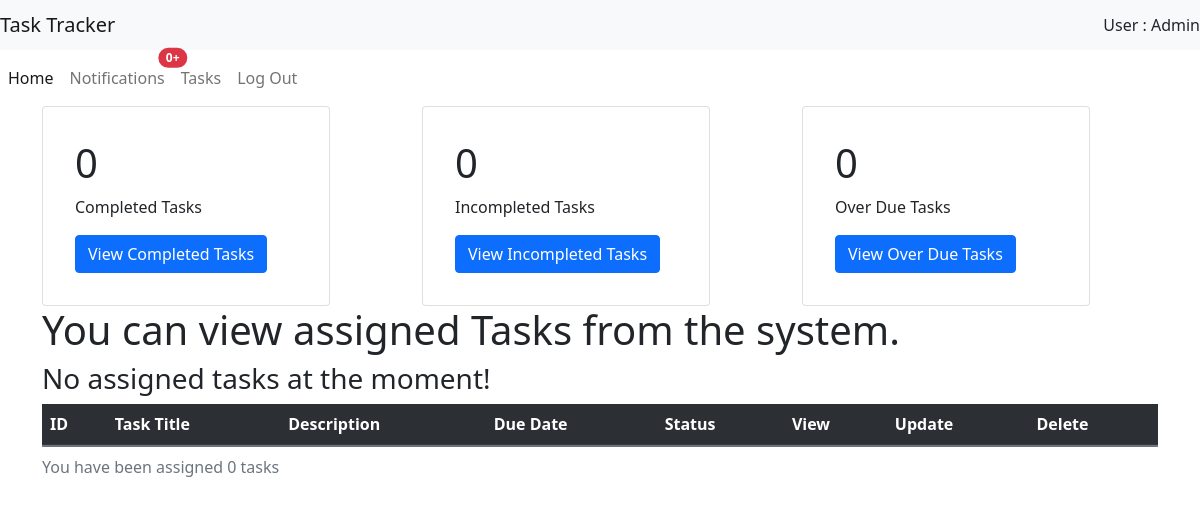
/pages/user/index.php (signed in), run on an earlier commit of the app's database.
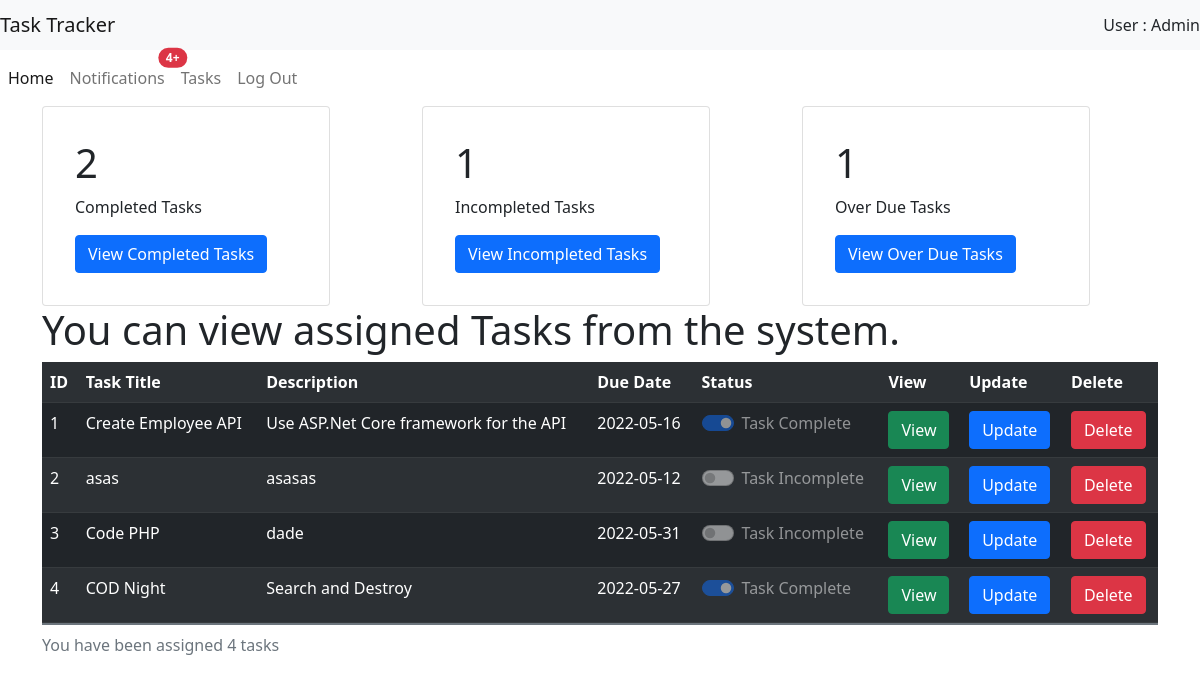
And on a later commit of the database.
### tables this page shows
CREATE TABLE IF NOT EXISTS `task` (
  `id` int(11) NOT NULL AUTO_INCREMENT,
  `uid` int(11) NOT NULL,
  `title` varchar(50) NOT NULL,
  `description` varchar(150) NOT NULL,
  `due_date` date NOT NULL,
  `status` int(2) NOT NULL,
  `notify` int(11) NOT NULL,
  PRIMARY KEY (`id`),
  KEY `uid` (`uid`)
);

### pages/user/index.php (the view, shortened to what this page needs)
<?php
require_once '../connection.php';
$date1 = date("Y-m-d");
?>
<!DOCTYPE html>
<html>
    <head>
        <link rel="stylesheet" type="text/css" media="screen" href="../../css/bootstrap.min.css" />
    </head>
    <body>
        <nav class="navbar navbar-light bg-light">
            <span class="navbar-brand mb-0 h1">Task Tracker</span>
            <span class="nav justify-content-around">User :<?php echo " {$_SESSION ['name']}"; ?></span>
        </nav>
        <nav class="navbar navbar-expand-lg navbar-light">
            <div class="collapse navbar-collapse" id="navbarNavDropdown">
                <ul class="navbar-nav">
                    <li class="nav-item active">
                        <a class="nav-link active" href="index.php">Home </a>
                    </li>
                    <li class="nav-item">
                        <?php
                            $ID = $_SESSION['uid'];
                            $qry  = "SELECT * FROM `task` where uid='$ID' AND notify = 0;";
                            $rt = mysqli_query($link, $qry);
                            $nums = mysqli_num_rows($rt);
                        ?>
                        <a href="" data-bs-toggle="modal" data-bs-target="#exampleModal" class="nav-link position-relative">
                            Notifications
                            <span class="position-absolute top-0 start-100 translate-middle badge rounded-pill bg-danger">
                                <?php echo $nums ;?>+
                          </span>
                        </a>
                    </li>
                    <li class="nav-item">
                        <a class="nav-link" href="tasks.php">Tasks</a>
                    </li>
                    <li class="nav-item">
                        <a class="nav-link" href="logout.php">Log Out</a>
                    </li>
                </ul>
            </div>
        </nav>
        <div class="container">
            <div class="row">
                <div class="col">
                    <div class="card p-3" style="width: 18rem;">
                        <div class="card-body">
                            <?php
                                $ID = $_SESSION['uid'];
                                $query2  = "SELECT * FROM `task` where uid='$ID' AND status = 1;";
                                $ret2 = mysqli_query($link, $query2);
                                $num_results2 = mysqli_num_rows($ret2);
                            ?>
                            <h1 class="card-title"><?php echo $num_results2;?></h1>
                            <p class="card-text">Completed Tasks</p>
                            <a href="completedtasks.php" class="btn btn-primary">View Completed Tasks</a>
                        </div>
                    </div>
                </div>
                <div class="col">
                    <div class="card p-3" style="width: 18rem;">
                        <div class="card-body">
                            <?php
                                $ID = $_SESSION['uid'];
                                $query1  = "SELECT * FROM `task` where uid='$ID' AND status = 0 AND due_date >'$date1' OR due_date ='$date1';";
                                $ret1 = mysqli_query($link, $query1);
                                $num_results1 = mysqli_num_rows($ret1);
                            ?>
                            <h1 class="card-title"><?php echo $num_results1;?></h1>
                            <p class="card-text">Incompleted Tasks</p>
                            <a href="incomp.php" class="btn btn-primary">View Incompleted Tasks</a>
                        </div>
                    </div>
                </div>
                <div class="col">
                    <div class="card p-3" style="width: 18rem;">
                        <div class="card-body">
                            <?php
                                $ID = $_SESSION['uid'];
                                $query3  = "SELECT * FROM `task` where uid='$ID'  AND status = 0 AND due_date <'$date1';";
                                $ret3 = mysqli_query($link, $query3);
                                $num_results3 = mysqli_num_rows($ret3);
                            ?>
                            <h1 class="card-title"><?php echo $num_results3;?></h1>
                            <p class="card-text">Over Due Tasks</p>
                            <a href="due.php" class="btn btn-primary">View Over Due Tasks</a>
                        </div>
                    </div>
                </div>
            </div>
            <h1 class="display-7">You can view assigned Tasks from the system.</h1>
            <table class="table table-dark table-striped">
                <tr class="header">
                    <th " class="button"><a >ID</a></th>
                    <th " class="button"><a >Task Title</a></th>
                    <th " class="butten"><a >Description</a></th>
                    <th " class="butten"><a >Due Date</a></th>
                    <th " class="butten"><a >Status</a></th>
                    <th " class="butten"><a >View</a></th>
                    <th " class="butten"><a >Update</a></th>
                    <th " class="butten"><a >Delete</a></th>
                </tr>
                <?php
                $ID = $_SESSION['uid'];
                $query  = "SELECT * FROM `task` where uid='$ID';";
                $ret = mysqli_query($link, $query);
                $num_results = mysqli_num_rows($ret);
                for ($i = 0; $i < $num_results; $i++) {
                    $row = mysqli_fetch_array ($ret);
                    ?>
                    <tr>
                        <?php $id = $row["id"]; ?>
                        <td class="myvalue"><?php echo $i+1; ?></td>
                        <td><?php echo $row["title"]; ?></td>
                        <td><?php echo $row["description"] ; ?></td>
                        <td><?php echo $row["due_date"] ; ?></td>
                        <td>
                            <?php if ($row["status"] == 0){ ?>
                                <div class="form-check form-switch">
                                    <input class="form-check-input status" type="checkbox" value="1" role="switch" id="toggleBtn<?php $id ?>" disabled>
                                    <label class="form-check-label" for="toggleBtn<?php $id ?>">Task Incomplete</label>
                                </div>
                            <?php }
                            elseif ($row["status"] == 1){ ?>
                                <div class="form-check form-switch">
                                    <input class="form-check-input status" type="checkbox" role="switch" value="0" id="toggleBtn<?php $id ?>" checked disabled>
                                    <label class="form-check-label" for="toggleBtn<?php $id ?>">Task Complete</label>
                                </div>
                            <?php } ?>
                        </td>
                        <td><a type="button" class="btn btn-success" href=" view.php?ID=<?php echo $row['id'] ;?> ">View</a></td>
                        <td><a type="button" class="btn btn-primary" href=" update.php?ID=<?php echo $row['id'] ;?> ">Update</a></td>
                        <td><a type="button" class="btn btn-danger" href="javascript:void(0)" onclick="return deleteContent('<?php echo $id; ?>');" >Delete</a></td>
                    </tr>
                <?php }if ($num_results==0) { ?>
                    <h3>No assigned tasks at the moment!</h3>
                <?php }
                echo "<caption>You have been assigned {$num_results} tasks</caption>";
                ?>
            </table>
        </div>
    </body>
</html>

What changed in the data, as far as the page shows it:
added task: title "Create Employee API", description "Use ASP.Net Core framework for the API", due_date "2022-05-16"
added task: title "asas", description "asasas", due_date "2022-05-12"
added task: title "Code PHP", description "dade", due_date "2022-05-31"
added task: title "COD Night", description "Search and Destroy", due_date "2022-05-27"
Also different on the page:
$nums: "0" → "4"
$num_results2: "0" → "2"
$num_results1: "0" → "1"
$num_results3: "0" → "1"
$num_results: "0" → "4"
text no longer shown: "No assigned tasks at the moment!"
